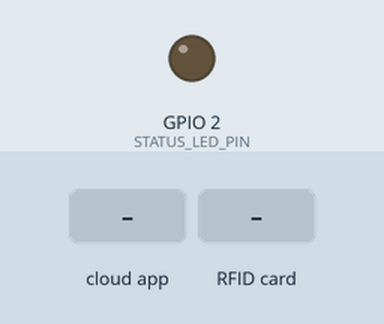
Simulated run of this sketch. Board: ESP32. Shown: output pins drawn as LEDs (lit = HIGH). The inputs (shaded band) are chosen by the test bench. WiFi joins after 1.5 s; servers stay silent unless stated; the Firebase database answers and starts empty; what the sketch prints to the serial monitor is not drawn.

Above: at 2.9 s.
3.0 s: the phone or cloud app sets currentAdmin to true
At 4.3 s:
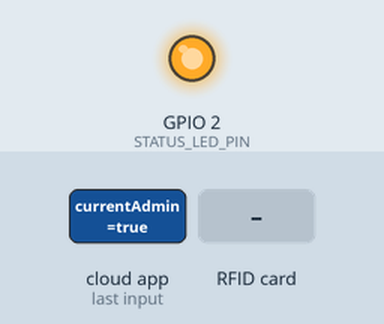
4.6 s: RFID card 5E 7A 19 C4 held to the reader
6.3 s: the phone or cloud app sets currentAdmin to 1
Timing chart, 0 to 9.3 s (numbered marks = the images above; inputs shaded):
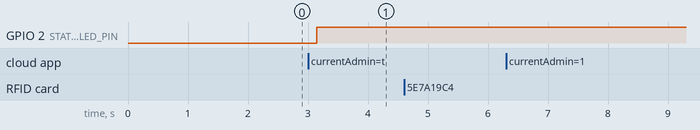

The sketch:

RFID.ino
```cpp
#include <WiFi.h>
#include <SPI.h>
#include <MFRC522.h>
#include <Firebase_ESP_Client.h>

// ================= WiFi =================
#define WIFI_SSID     "SEEKUBALIK"
#define WIFI_PASSWORD "123456878"

// ================= Firebase =================
#define FIREBASE_HOST "smartwaste2568-1d792-default-rtdb.asia-southeast1.firebasedatabase.app"
#define FIREBASE_API_KEY "AIzaSyA9SQW3iUwZWCgeG6eOYvvMU5g2hb_Zlrw"
#define FIREBASE_RTDB_SECRET "GMuGBCsGkacuGbD153V1TBWpqufxfSskJfkoRgp8"

// ================= MFRC522 Pins =================
#define SS_PIN   5
#define RST_PIN  22

#define STATUS_LED_PIN 2

// RTDB Paths
static const char* PATH_SCANNER_CURRENT_ADMIN = "rfid_scanner/currentAdmin";
static const char* PATH_ADMIN_ACTIVE_BASE     = "admin_rfid_active";
static const char* PATH_ADMIN_RFID_INPUT_BASE = "admin_rfid_input";

FirebaseData fbdo;
FirebaseAuth auth;
FirebaseConfig config;

MFRC522 mfrc522(SS_PIN, RST_PIN);

String activeAdminUid = "";
String lastTagSent = "";
unsigned long lastSendMs = 0;

const unsigned long POLL_INTERVAL_MS = 300;
unsigned long lastPollMs = 0;

const unsigned long SEND_COOLDOWN_MS = 900;

static void led(bool on) {
  pinMode(STATUS_LED_PIN, OUTPUT);
  digitalWrite(STATUS_LED_PIN, on ? HIGH : LOW);
}

static String readTagHexUpper() {
  if (!mfrc522.PICC_IsNewCardPresent()) return "";
  if (!mfrc522.PICC_ReadCardSerial()) return "";

  String tag = "";
  for (byte i = 0; i < mfrc522.uid.size; i++) {
    if (mfrc522.uid.uidByte[i] < 0x10) tag += "0";
    tag += String(mfrc522.uid.uidByte[i], HEX);
  }
  tag.toUpperCase();

  mfrc522.PICC_HaltA();
  mfrc522.PCD_StopCrypto1();
  return tag;
}

static String readCurrentAdminLock() {
  if (Firebase.RTDB.getString(&fbdo, PATH_SCANNER_CURRENT_ADMIN)) {
    String uid = fbdo.stringData();
    uid.trim();
    return uid;
  }
  return "";
}

// fallback: หา uid ตัวแรกที่ admin_rfid_active/{uid} == true
static String findActiveAdminFallback() {
  if (!Firebase.RTDB.getJSON(&fbdo, PATH_ADMIN_ACTIVE_BASE)) return "";
  FirebaseJson *json = fbdo.jsonObjectPtr();
  if (!json) return "";

  size_t len = json->iteratorBegin();
  String found = "";
  for (size_t i = 0; i < len; i++) {
    int type = 0;
    String key, value;
    json->iteratorGet(i, type, key, value);
    String v = value; v.trim(); v.toLowerCase();
    if (v == "true" || v == "1") { found = key; break; }
  }
  json->iteratorEnd();
  return found;
}

static bool sendTagToAdmin(const String& uid, const String& tag) {
  if (uid.isEmpty() || tag.isEmpty()) return false;
  String path = String(PATH_ADMIN_RFID_INPUT_BASE) + "/" + uid + "/tagId";
  return Firebase.RTDB.setString(&fbdo, path.c_str(), tag.c_str());
}

static bool shouldSend(const String& tag) {
  unsigned long now = millis();
  if (now - lastSendMs < SEND_COOLDOWN_MS) return false;
  if (tag == lastTagSent && (now - lastSendMs) < (SEND_COOLDOWN_MS * 3)) return false;
  return true;
}

static void logFirebaseConnectedOnce() {
  Serial.print("Firebase connecting");
  unsigned long t0 = millis();

  while (!Firebase.ready() && (millis() - t0 < 8000)) {
    delay(200);
    Serial.print(".");
  }
  Serial.println();

  if (Firebase.ready()) {
    Serial.println("Firebase connected ✅");
  } else {
    Serial.println("Firebase not ready ❌");
  }
}

void setup() {
  Serial.begin(115200);
  delay(200);

  led(false);

  // WiFi
  WiFi.mode(WIFI_STA);
  WiFi.begin(WIFI_SSID, WIFI_PASSWORD);
  Serial.print("WiFi connecting");
  while (WiFi.status() != WL_CONNECTED) {
    delay(300);
    Serial.print(".");
  }
  Serial.println("\nWiFi OK");

  // Firebase
  config.database_url = String("https://") + FIREBASE_HOST;
  config.api_key = FIREBASE_API_KEY;
  config.signer.tokens.legacy_token = FIREBASE_RTDB_SECRET;

  Firebase.reconnectWiFi(true);
  Firebase.begin(&config, &auth);
  logFirebaseConnectedOnce();

  // RFID
  SPI.begin(); // ถ้าสายคุณไม่ใช่ค่า default ให้ใช้ SPI.begin(SCK,MISO,MOSI,SS)
  mfrc522.PCD_Init();
  Serial.println("MFRC522 ready");

  Serial.println("Waiting session: rfid_scanner/currentAdmin (or fallback admin_rfid_active)");
}

void loop() {
  if (WiFi.status() != WL_CONNECTED) return;
  if (!Firebase.ready()) { delay(100); return; }

  // poll session owner
  if (millis() - lastPollMs > POLL_INTERVAL_MS) {
    lastPollMs = millis();

    String uid = readCurrentAdminLock();
    if (uid.isEmpty()) {
      uid = findActiveAdminFallback(); // ให้ลองทำงานได้ก่อน แม้ยังไม่เพิ่ม lock
    }

    if (uid != activeAdminUid) {
      activeAdminUid = uid;
      if (!activeAdminUid.isEmpty()) {
        Serial.print("ACTIVE ADMIN UID = ");
        Serial.println(activeAdminUid);
        led(true);
        lastTagSent = "";
        lastSendMs = 0;
      } else {
        Serial.println("No active admin. Standby.");
        led(false);
      }
    }
  }

  if (activeAdminUid.isEmpty()) { delay(10); return; }

  // read tag
  String tag = readTagHexUpper();
  if (tag.isEmpty()) { delay(5); return; }

  Serial.print("Scanned tag: ");
  Serial.println(tag);

  if (!shouldSend(tag)) return;

  bool ok = sendTagToAdmin(activeAdminUid, tag);
  if (ok) {
    Serial.println("Sent tag OK -> admin_rfid_input/{uid}/tagId");
    lastTagSent = tag;
    lastSendMs = millis();
  } else {
    Serial.print("Send FAIL: ");
    Serial.println(fbdo.errorReason());
  }

  delay(10);
}
```

Measured:
- after the input at 3.0 s, GPIO 2 (STATUS_LED_PIN): LOW → HIGH after 0.15 s
- after the input at 4.6 s, every drawn part: stays the same
- after the input at 6.3 s, every drawn part: stays the same
